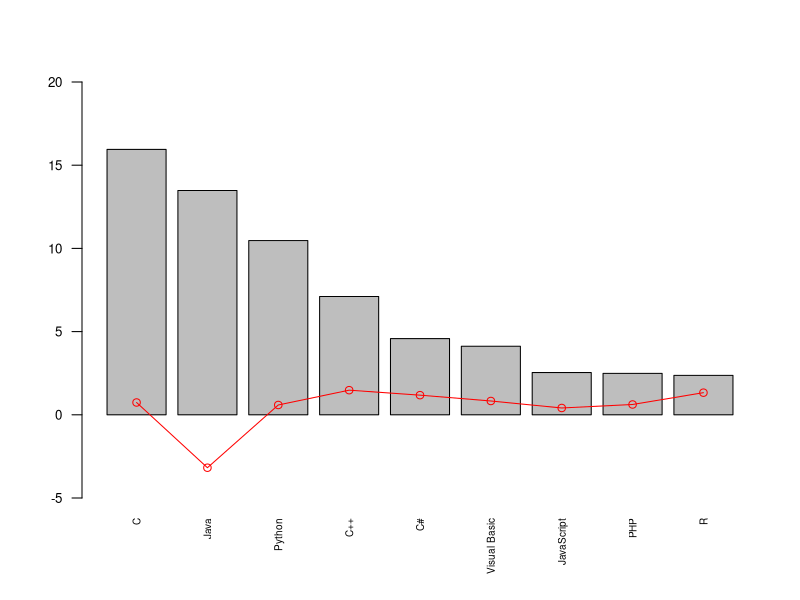

The R source for this figure:
languages <- data.frame(
   id = c(1:9),
   name = c("C", "Java", "Python", "C++", "C#", "Visual Basic", "JavaScript", "PHP", "R"),
   usage = c(15.95, 13.48, 10.47, 7.11, 4.58, 4.12, 2.54, 2.49, 2.37),
   change = c(0.74, -3.18, 0.59, 1.48, 1.18, 0.83, 0.41, 0.62, 1.33)
)

plt <- barplot(languages$usage, names.arg=languages$name,
     ylim=c(-5, 20),
     cex.axis = 0.8,
     cex.names = 0.6,
     las=2)

lines(plt, languages$change, type="o", col="red")
